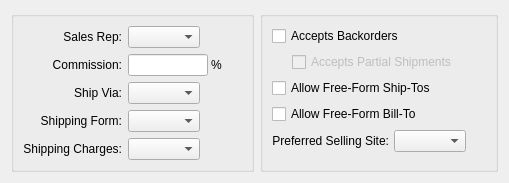
         <widget class="QWidget" name="_generalPage">
          <layout class="QGridLayout" name="gridLayout_7">
           <item row="0" column="0">
            <widget class="QGroupBox" name="_defaultGroup">
             <property name="title">
              <string/>
             </property>
             <layout class="QGridLayout">
              <item row="0" column="0">
               <layout class="QVBoxLayout">
                <item>
                 <layout class="QGridLayout">
                  <item row="0" column="0">
                   <widget class="QLabel" name="_salesrepLit">
                    <property name="font">
                     <font>
                      <italic>false</italic>
                     </font>
                    </property>
                    <property name="text">
                     <string>Sales Rep:</string>
                    </property>
                    <property name="alignment">
                     <set>Qt::AlignRight|Qt::AlignTrailing|Qt::AlignVCenter</set>
                    </property>
                   </widget>
                  </item>
                  <item row="0" column="1">
                   <layout class="QHBoxLayout">
                    <item>
                     <widget class="XComboBox" name="_salesrep">
                      <property name="allowNull">
                       <bool>true</bool>
                      </property>
                      <property name="type">
                       <enum>XComboBox::SalesReps</enum>
                      </property>
                     </widget>
                    </item>
                    <item>
                     <spacer>
                      <property name="orientation">
                       <enum>Qt::Horizontal</enum>
                      </property>
                      <property name="sizeHint" stdset="0">
                       <size>
                        <width>40</width>
                        <height>20</height>
                       </size>
                      </property>
                     </spacer>
                    </item>
                   </layout>
                  </item>
                  <item row="1" column="0">
                   <widget class="QLabel" name="_defaultCommPrcnt">
                    <property name="text">
                     <string>Commission:</string>
                    </property>
                    <property name="alignment">
                     <set>Qt::AlignRight|Qt::AlignTrailing|Qt::AlignVCenter</set>
                    </property>
                   </widget>
                  </item>
                  <item row="1" column="1">
                   <layout class="QHBoxLayout">
                    <property name="spacing">
                     <number>3</number>
                    </property>
                    <item>
                     <widget class="XLineEdit" name="_defaultCommissionPrcnt">
                      <property name="sizePolicy">
                       <sizepolicy hsizetype="Preferred" vsizetype="Fixed">
                        <horstretch>0</horstretch>
                        <verstretch>0</verstretch>
                       </sizepolicy>
                      </property>
                      <property name="maximumSize">
                       <size>
                        <width>80</width>
                        <height>32767</height>
                       </size>
                      </property>
                      <property name="alignment">
                       <set>Qt::AlignRight</set>
                      </property>
                     </widget>
                    </item>
                    <item>
                     <widget class="QLabel" name="_prcnt1Lit">
                      <property name="text">
                       <string>%</string>
                      </property>
                     </widget>
                    </item>
                    <item>
                     <spacer>
                      <property name="orientation">
                       <enum>Qt::Horizontal</enum>
                      </property>
                      <property name="sizeType">
                       <enum>QSizePolicy::Expanding</enum>
                      </property>
                      <property name="sizeHint" stdset="0">
                       <size>
                        <width>20</width>
                        <height>20</height>
                       </size>
                      </property>
                     </spacer>
                    </item>
                   </layout>
                  </item>
                  <item row="2" column="0">
                   <widget class="QLabel" name="_defaultShipVia">
                    <property name="font">
                     <font>
                      <italic>false</italic>
                     </font>
                    </property>
                    <property name="text">
                     <string>Ship Via:</string>
                    </property>
                    <property name="alignment">
                     <set>Qt::AlignRight|Qt::AlignTrailing|Qt::AlignVCenter</set>
                    </property>
                   </widget>
                  </item>
                  <item row="2" column="1">
                   <layout class="QHBoxLayout">
                    <item>
                     <widget class="XComboBox" name="_shipvia">
                      <property name="sizePolicy">
                       <sizepolicy hsizetype="Expanding" vsizetype="Fixed">
                        <horstretch>0</horstretch>
                        <verstretch>0</verstretch>
                       </sizepolicy>
                      </property>
                      <property name="allowNull">
                       <bool>true</bool>
                      </property>
                      <property name="type">
                       <enum>XComboBox::ShipVias</enum>
                      </property>
                     </widget>
                    </item>
                    <item>
                     <spacer>
                      <property name="orientation">
                       <enum>Qt::Horizontal</enum>
                      </property>
                      <property name="sizeHint" stdset="0">
                       <size>
                        <width>40</width>
                        <height>20</height>
                       </size>
                      </property>
                     </spacer>
                    </item>
                   </layout>
                  </item>
                  <item row="3" column="0">
                   <widget class="QLabel" name="_defaultBOLFormatLit">
                    <property name="font">
                     <font>
                      <italic>false</italic>
                     </font>
                    </property>
                    <property name="text">
                     <string>Shipping Form:</string>
                    </property>
                    <property name="alignment">
                     <set>Qt::AlignRight|Qt::AlignTrailing|Qt::AlignVCenter</set>
                    </property>
                   </widget>
                  </item>
                  <item row="3" column="1">
                   <layout class="QHBoxLayout">
                    <item>
                     <widget class="XComboBox" name="_shipform">
                      <property name="sizePolicy">
                       <sizepolicy hsizetype="Expanding" vsizetype="Fixed">
                        <horstretch>0</horstretch>
                        <verstretch>0</verstretch>
                       </sizepolicy>
                      </property>
                      <property name="allowNull">
                       <bool>true</bool>
                      </property>
                      <property name="type">
                       <enum>XComboBox::ShippingForms</enum>
                      </property>
                      <property name="defaultCode">
                       <enum>XComboBox::None</enum>
                      </property>
                     </widget>
                    </item>
                    <item>
                     <spacer>
                      <property name="orientation">
                       <enum>Qt::Horizontal</enum>
                      </property>
                      <property name="sizeHint" stdset="0">
                       <size>
                        <width>40</width>
                        <height>20</height>
                       </size>
                      </property>
                     </spacer>
                    </item>
                   </layout>
                  </item>
                  <item row="4" column="0">
                   <widget class="QLabel" name="_shipchrgLit">
                    <property name="font">
                     <font>
                      <italic>false</italic>
                     </font>
                    </property>
                    <property name="text">
                     <string>Shipping Charges:</string>
                    </property>
                    <property name="alignment">
                     <set>Qt::AlignRight|Qt::AlignTrailing|Qt::AlignVCenter</set>
                    </property>
                   </widget>
                  </item>
                  <item row="4" column="1">
                   <layout class="QHBoxLayout">
                    <item>
                     <widget class="XComboBox" name="_shipchrg">
                      <property name="sizePolicy">
                       <sizepolicy hsizetype="Expanding" vsizetype="Fixed">
                        <horstretch>0</horstretch>
                        <verstretch>0</verstretch>
                       </sizepolicy>
                      </property>
                      <property name="allowNull">
                       <bool>true</bool>
                      </property>
                      <property name="type">
                       <enum>XComboBox::ShippingCharges</enum>
                      </property>
                     </widget>
                    </item>
                    <item>
                     <spacer>
                      <property name="orientation">
                       <enum>Qt::Horizontal</enum>
                      </property>
                      <property name="sizeHint" stdset="0">
                       <size>
                        <width>40</width>
                        <height>20</height>
                       </size>
                      </property>
                     </spacer>
                    </item>
                   </layout>
                  </item>
                 </layout>
                </item>
                <item>
                 <spacer>
                  <property name="orientation">
                   <enum>Qt::Vertical</enum>
                  </property>
                  <property name="sizeType">
                   <enum>QSizePolicy::Expanding</enum>
                  </property>
                  <property name="sizeHint" stdset="0">
                   <size>
                    <width>20</width>
                    <height>0</height>
                   </size>
                  </property>
                 </spacer>
                </item>
               </layout>
              </item>
             </layout>
            </widget>
           </item>
           <item row="0" column="1">
            <widget class="QGroupBox" name="_settingsGroup">
             <property name="title">
              <string/>
             </property>
             <layout class="QGridLayout">
              <item row="0" column="0">
               <layout class="QVBoxLayout">
                <item>
                 <layout class="QGridLayout">
                  <item row="0" column="0">
                   <layout class="QHBoxLayout">
                    <item>
                     <widget class="QCheckBox" name="_backorders">
                      <property name="text">
                       <string>Accepts Backorders</string>
                      </property>
                     </widget>
                    </item>
                    <item>
                     <spacer>
                      <property name="orientation">
                       <enum>Qt::Horizontal</enum>
                      </property>
                      <property name="sizeType">
                       <enum>QSizePolicy::Expanding</enum>
                      </property>
                      <property name="sizeHint" stdset="0">
                       <size>
                        <width>20</width>
                        <height>20</height>
                       </size>
                      </property>
                     </spacer>
                    </item>
                   </layout>
                  </item>
                  <item row="1" column="0">
                   <layout class="QHBoxLayout">
                    <item>
                     <spacer>
                      <property name="orientation">
                       <enum>Qt::Horizontal</enum>
                      </property>
                      <property name="sizeType">
                       <enum>QSizePolicy::Preferred</enum>
                      </property>
                      <property name="sizeHint" stdset="0">
                       <size>
                        <width>20</width>
                        <height>10</height>
                       </size>
                      </property>
                     </spacer>
                    </item>
                    <item>
                     <layout class="QHBoxLayout">
                      <property name="spacing">
                       <number>5</number>
                      </property>
                      <item>
                       <widget class="QCheckBox" name="_partialShipments">
                        <property name="enabled">
                         <bool>false</bool>
                        </property>
                        <property name="text">
                         <string>Accepts Partial Shipments</string>
                        </property>
                       </widget>
                      </item>
                      <item>
                       <spacer>
                        <property name="orientation">
                         <enum>Qt::Horizontal</enum>
                        </property>
                        <property name="sizeType">
                         <enum>QSizePolicy::Expanding</enum>
                        </property>
                        <property name="sizeHint" stdset="0">
                         <size>
                          <width>20</width>
                          <height>20</height>
                         </size>
                        </property>
                       </spacer>
                      </item>
                     </layout>
                    </item>
                   </layout>
                  </item>
                  <item row="2" column="0">
                   <layout class="QHBoxLayout">
                    <item>
                     <widget class="QCheckBox" name="_allowFFShipto">
                      <property name="text">
                       <string>Allow Free-Form Ship-Tos</string>
                      </property>
                     </widget>
                    </item>
                    <item>
                     <spacer>
                      <property name="orientation">
                       <enum>Qt::Horizontal</enum>
                      </property>
                      <property name="sizeType">
                       <enum>QSizePolicy::Expanding</enum>
                      </property>
                      <property name="sizeHint" stdset="0">
                       <size>
                        <width>20</width>
                        <height>20</height>
                       </size>
                      </property>
                     </spacer>
                    </item>
                   </layout>
                  </item>
                  <item row="3" column="0">
                   <layout class="QHBoxLayout">
                    <item>
                     <widget class="QCheckBox" name="_allowFFBillto">
                      <property name="text">
                       <string>Allow Free-Form Bill-To</string>
                      </property>
                     </widget>
                    </item>
                    <item>
                     <spacer>
                      <property name="orientation">
                       <enum>Qt::Horizontal</enum>
                      </property>
                      <property name="sizeType">
                       <enum>QSizePolicy::Expanding</enum>
                      </property>
                      <property name="sizeHint" stdset="0">
                       <size>
                        <width>20</width>
                        <height>20</height>
                       </size>
                      </property>
                     </spacer>
                    </item>
                   </layout>
                  </item>
                  <item row="4" column="0">
                   <layout class="QHBoxLayout">
                    <property name="spacing">
                     <number>5</number>
                    </property>
                    <item>
                     <widget class="QLabel" name="_sellingWarehouseLit">
                      <property name="text">
                       <string>Preferred Selling Site:</string>
                      </property>
                      <property name="alignment">
                       <set>Qt::AlignRight|Qt::AlignTrailing|Qt::AlignVCenter</set>
                      </property>
                     </widget>
                    </item>
                    <item>
                     <widget class="WComboBox" name="_sellingWarehouse">
                      <property name="allowNull">
                       <bool>true</bool>
                      </property>
                     </widget>
                    </item>
                    <item>
                     <spacer>
                      <property name="orientation">
                       <enum>Qt::Horizontal</enum>
                      </property>
                      <property name="sizeHint" stdset="0">
                       <size>
                        <width>20</width>
                        <height>20</height>
                       </size>
                      </property>
                     </spacer>
                    </item>
                   </layout>
                  </item>
                 </layout>
                </item>
                <item>
                 <spacer>
                  <property name="orientation">
                   <enum>Qt::Vertical</enum>
                  </property>
                  <property name="sizeHint" stdset="0">
                   <size>
                    <width>20</width>
                    <height>0</height>
                   </size>
                  </property>
                 </spacer>
                </item>
               </layout>
              </item>
             </layout>
            </widget>
           </item>
          </layout>
         </widget>
